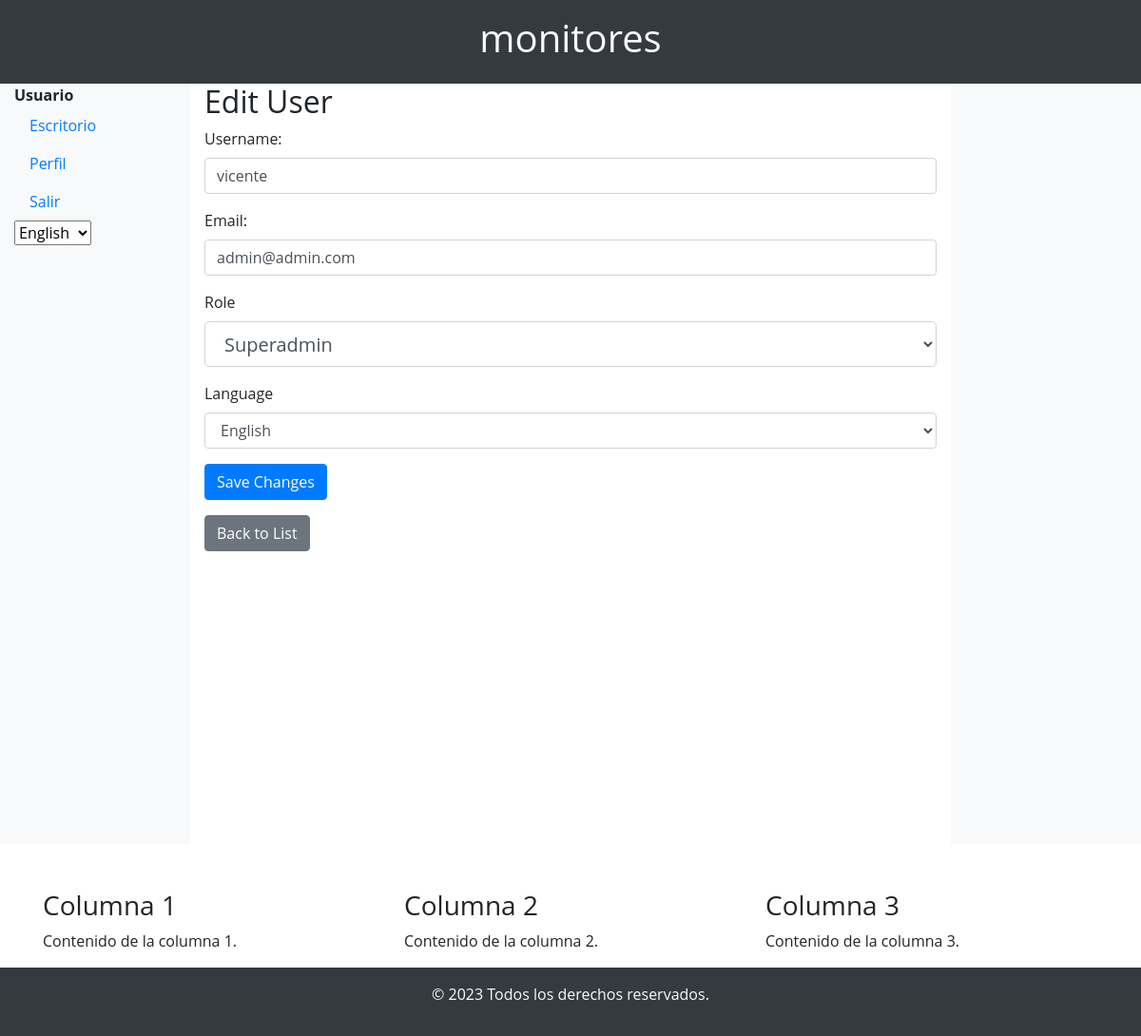
/edit_user/2 (signed in), run on the app's committed database.
### app/models/user_model.py (models this page shows, shortened)
class User(db.Model, UserMixin):
    id = db.Column(db.Integer, primary_key=True)
    username = db.Column(db.String(50), unique=True, nullable=False)
    email = db.Column(db.String(120), unique=True, nullable=False)
    password = db.Column(db.String(60), nullable=False)
    role = db.Column(db.String(20), default='user')  # Default role is 'user'
    language = db.Column(db.String(5), default='en')  # Add this line for language preference
    created_at = db.Column(db.DateTime, default=datetime.utcnow)
    updated_at = db.Column(db.DateTime, default=datetime.utcnow, onupdate=datetime.utcnow)

### app/controllers/user_controller.py (the view, shortened to what this page needs)
@app.route('/edit_user/<int:user_id>', methods=['GET', 'POST'])
@login_required
def edit_user(user_id):
    user = User.query.get_or_404(user_id)
    form = UserProfileForm(obj=user)  # Pre-populate the form with the existing user data
    return render_template('user/edit.html', form=form, user=user)

### app/views/user_view.py
class UserProfileForm(FlaskForm):
    username = StringField('Username', validators=[DataRequired()])
    email = StringField('Email', validators=[DataRequired()])
    password = PasswordField('Password', validators=[DataRequired()])
    role = SelectField('Role', choices=[('user', 'User'), ('admin', 'Admin'), ('superadmin', 'Superadmin')], default='user')
    language = SelectField('Language', choices=[('en', 'English'), ('es', 'Spanish')], validators=[DataRequired()])
    submit = SubmitField('Update Profile')

### app/__init__.py (called while the page is built)
@login_manager.user_loader
def load_user(user_id):
    return User.query.get(int(user_id))

def is_admin():
    return current_user.is_authenticated and current_user.role == 'admin'

### app/templates/user/edit.html (shortened to what this page needs)
{% extends 'base.html' %}
{% block content %}
        <h2>Edit User</h2>
        <form method="POST" action="{{ url_for('edit_user', user_id=user.id) }}">
            <div class="form-group">
                <label for="username">Username:</label>
                {{ form.username(class="form-control", placeholder="Enter username") }}
            </div>
            <div class="form-group">
                <label for="email">Email:</label>
                {{ form.email(class="form-control", placeholder="Enter email") }}
            </div>
            <div class="form-group">
                {{ form.role.label(class="form-control-label") }}
                {{ form.role(class="form-control form-control-lg") }}
            </div>
            <div class="form-group">
                {{ form.language.label(class="form-control-label") }}
                {{ form.language(class="form-control") }}
            </div>
            <button type="submit" class="btn btn-primary">Save Changes</button>
        </form>
        <a href="{{ url_for('list_users') }}" class="btn btn-secondary mt-3">Back to List</a>
{% endblock %}

### app/static/css/styles.css (style rules this page uses)
html, body { height: 100%; margin: 0; }
body { display: flex; flex-direction: column; }
body { font-family: 'Open Sans', sans-serif; }

### data on the page
User: username "vicente", email "admin@admin.com", role "Superadmin", language "English"
